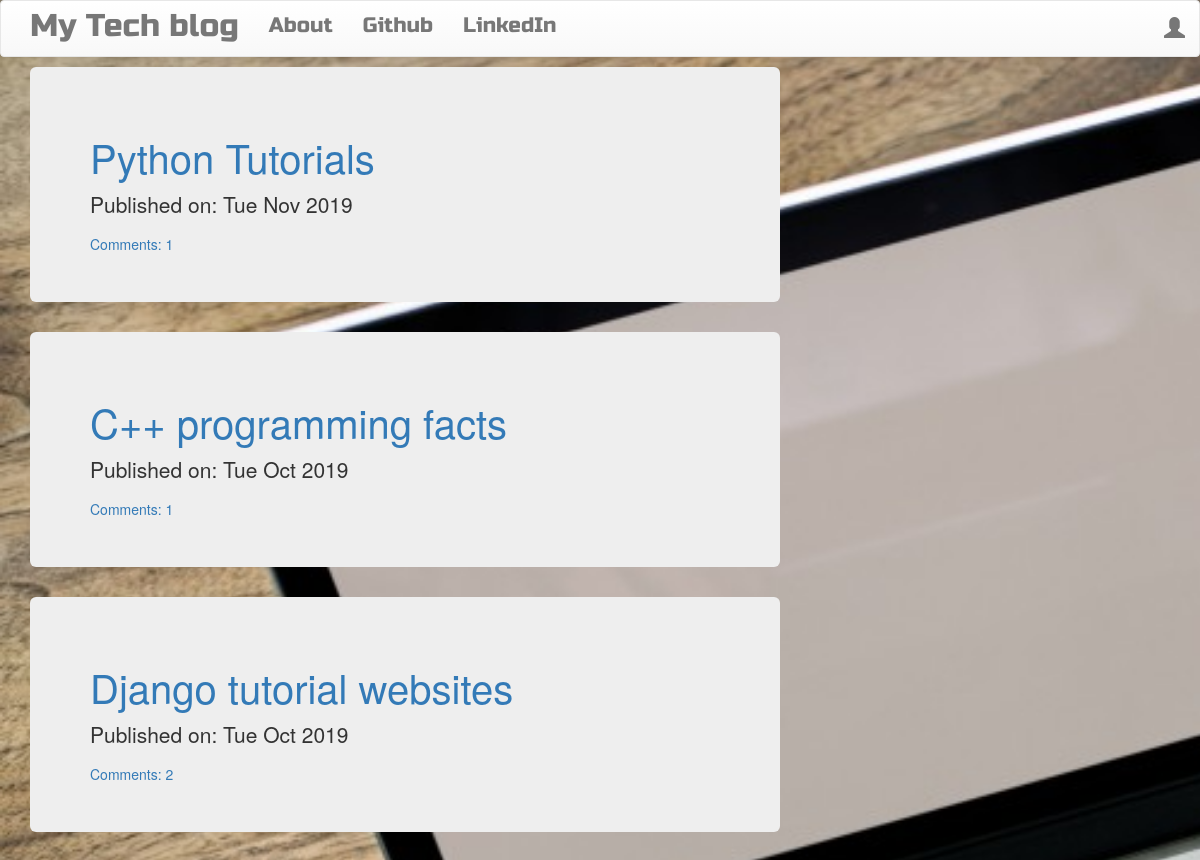
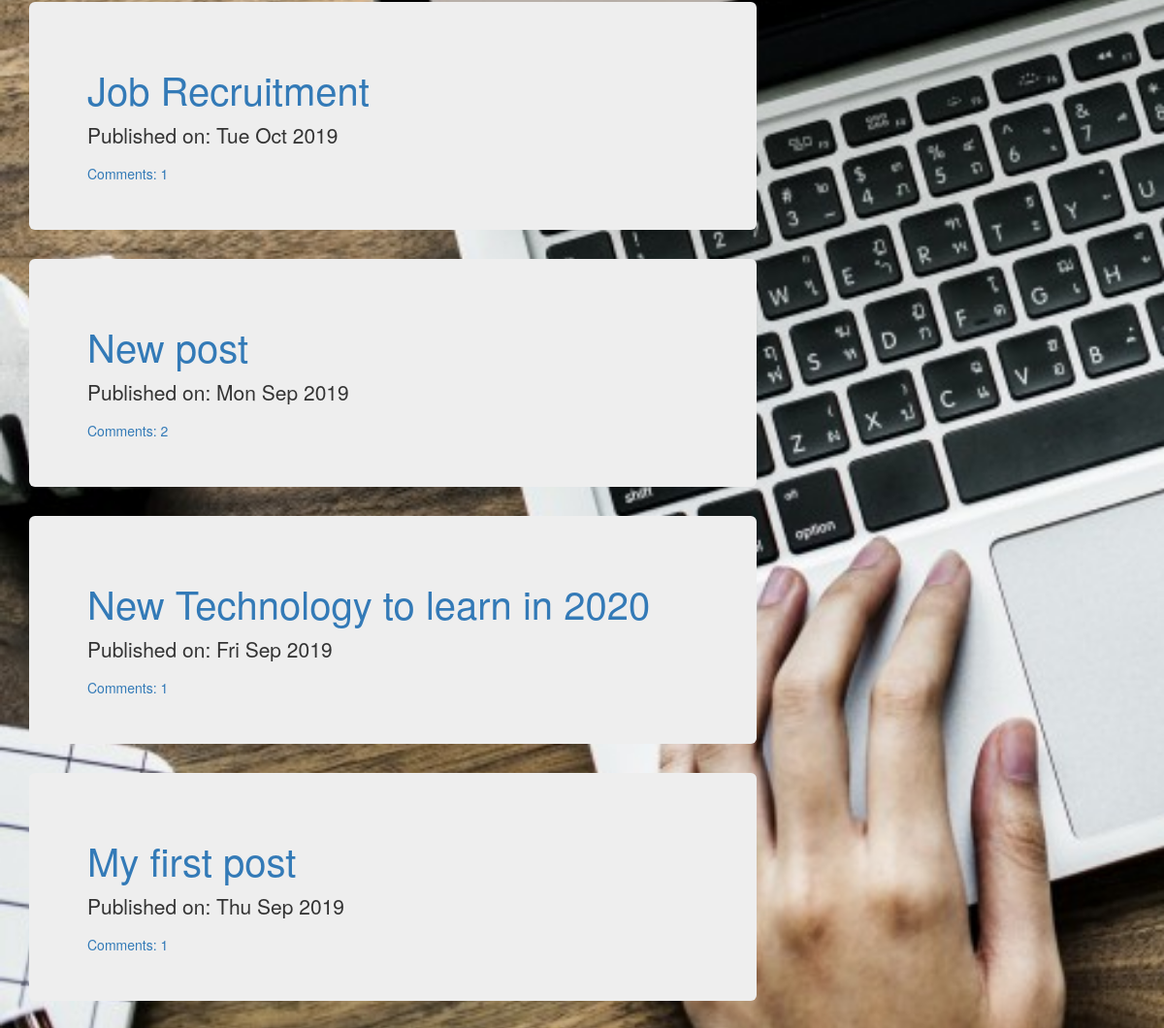
The page / on the database its author committed (2 pictures, top to bottom).
### blog/models.py (models this page shows, shortened)
class Post(models.Model):
    author = models.ForeignKey('auth.User',on_delete=models.CASCADE)
    title = models.CharField(max_length=200)
    text = models.TextField()
    created_date = models.DateTimeField(default=timezone.now())
    published_date = models.DateTimeField(blank=True, null=True)
    def approve_comments(self):
        return self.comments.filter(approved_comment=True)

### blog/views.py (the view)
# urls.py: path('',views.PostListView.as_view(),name='post_list'),
class PostListView(ListView):
    model = Post
    def get_queryset(self):
        return Post.objects.filter(published_date__lte=timezone.now()).order_by('-published_date')

### blog/templates/blog/post_list.html
{% extends 'blog/base.html' %}
{% block content %}
<div class="centerstage">
    {% for post in post_list %}
        <div class="post jumbotron">
            <h1><a href="{% url 'post_detail' pk=post.pk %}">{{ post.title }}</a></h1>
            <div class="date">
                <p>Published on: {{ post.published_date|date:"D M Y"}}</p>
            </div>
            <a href="{% url 'post_detail' pk=post.pk %}">Comments: {{ post.approve_comments.count }}</a>
        </div>
    {% endfor %}
</div>
{% endblock %}

### blog/templates/blog/base.html (shortened to what this page needs)
<!DOCTYPE html>
{% load staticfiles %}
<html>
    <head>
        <link rel="stylesheet" href="https://maxcdn.bootstrapcdn.com/bootstrap/3.3.7/css/bootstrap.min.css">
        <link rel="stylesheet" href="https://maxcdn.bootstrapcdn.com/bootstrap/3.3.7/css/bootstrap-theme.min.css">
        <link rel="stylesheet" href="//cdn.jsdelivr.net/medium-editor/latest/css/medium-editor.min.css" type="text/css" media="screen" charset="utf-8">
        <link rel="stylesheet" href="{% static 'css/blog.css' %}">
<body class='loader'>
  <nav class="navbar navbar-default techfont custom-navbar">
    <div class="container">
      <ul class="nav navbar-nav">
        <li><a class='navbar-brand bigbrand' href="{% url 'post_list' %}">My Tech blog</a></li>
        <li><a href="{% url 'about'%}">About</a></li>
        <li><a href="https://www.github.com">Github</a></li>
        <li><a href="https://www.linkedin.com">LinkedIn</a></li>
      </ul>
      <ul class="nav navbar-nav navbar-right">
        {% if user.is_authenticated %}
        <li>
          <a href="{% url 'post_new' %}" >New Post</a>
        </li>
        <li>
          <a href="{% url 'post_draft_list' %}">Drafts</a>
        </li>
        <li>
          <a href="{% url 'logout' %}" >Log out</a>
        </li>
        <li>
          <a >Welcome: {{ user.username }}</a>
        </li>
          {% else %}
          <li><a class='nav navbar-right' href="{% url 'login' %}" ><span class="glyphicon glyphicon-user"></span></a></li>
        {% endif %}
      </ul>
  </div>
</nav>
        <div class="content container">
            <div class="row">
                <div class="col-md-8">
                  <div class="blog_posts">
                    {% block content %}
                    {% endblock %}
                  </div>
                </div>
            </div>
        </div>
</body>
</html>

### blog/static/css/blog.css (style rules this page uses)
body { background-image: url(blog.jpg); background-attachment: fixed; background-repeat: no-repeat; background-size: cover; }
.techfont { font-family: 'Russo One', sans-serif; font-size: 1.5em; margin-bottom: 10px; }
.centerstage { margin-left: auto; margin-right: auto; }
.bigbrand { font-size: 1.5em; }
.jumbotron h1 { font-size: 40px; }
.loader { filter:hue-rotate(0deg); color: linear-gradient(45deg,#0f8,#08f); animation:hue 5000ms infinite linear; }

### rows shown on the page
Post: title "Python Tutorials", published_date "Tue Nov 2019", approve_comments.count "1"
Post: title "C++ programming facts", published_date "Tue Oct 2019", approve_comments.count "1"
Post: title "Django tutorial websites", published_date "Tue Oct 2019", approve_comments.count "2"
Post: title "Job Recruitment", published_date "Tue Oct 2019", approve_comments.count "1"
Post: title "New post", published_date "Mon Sep 2019", approve_comments.count "2"
Post: title "New Technology to learn in 2020", published_date "Fri Sep 2019", approve_comments.count "1"
Post: title "My first post", published_date "Thu Sep 2019", approve_comments.count "1"
